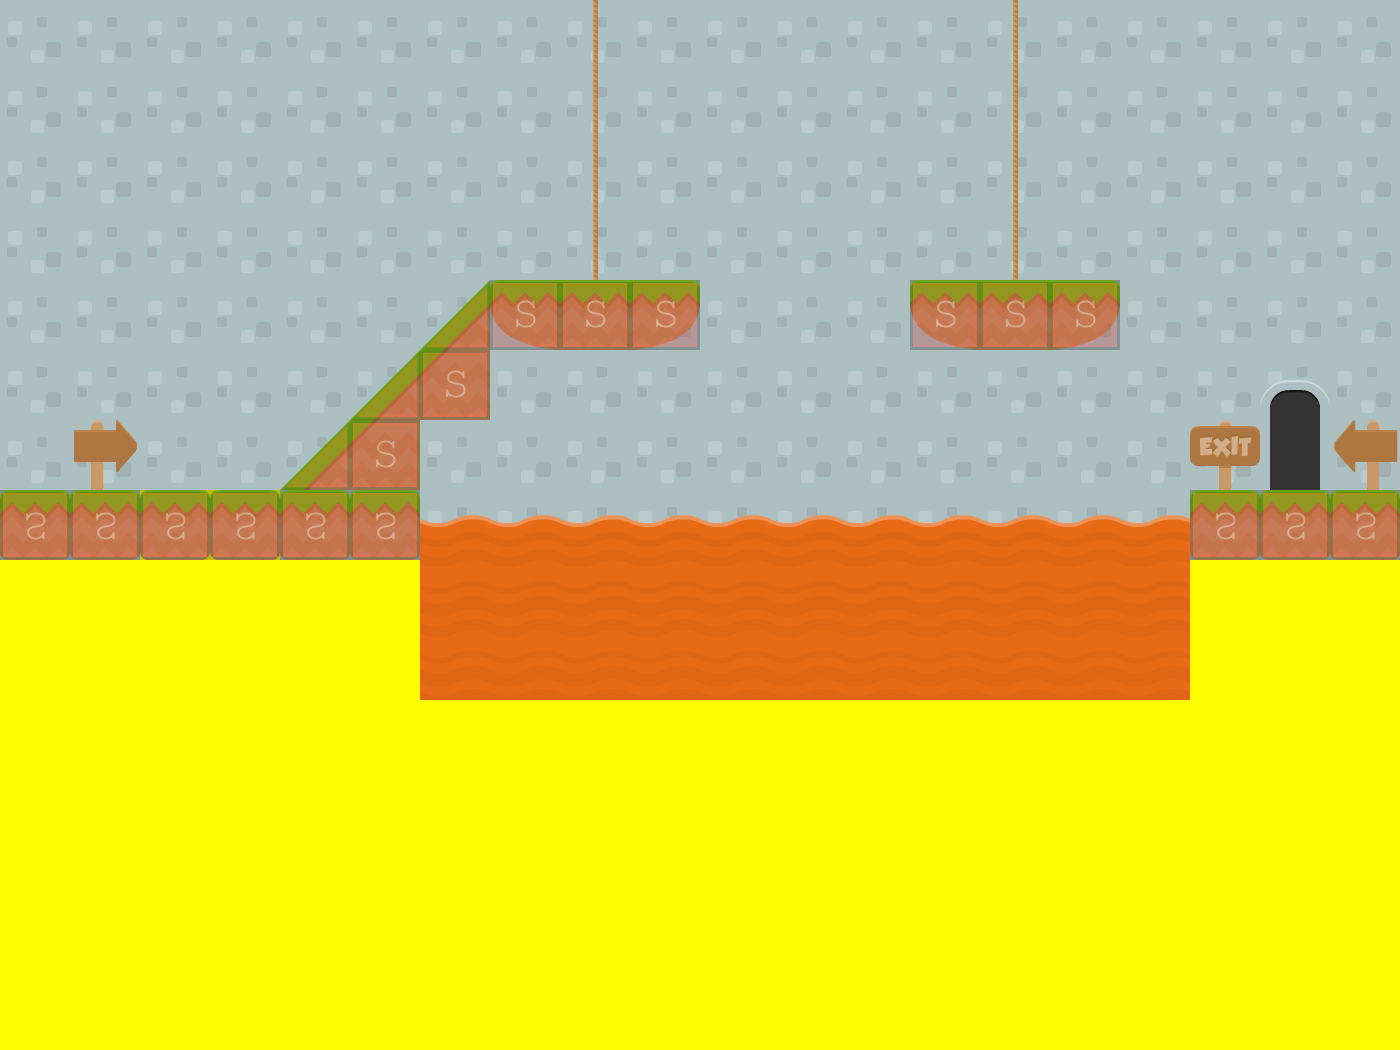

This game map was drawn from its Tiled (.tmx) file and the tilesets committed beside it. A one-line description and the trimmed map source follow:
An orthogonal 20x15 tile map with 70x70 px tiles, 5 tile layers (background3, background2, background1, collision, ...), 3 tilesets and 2 objects (solid).

<map version="1.0" orientation="orthogonal" renderorder="right-down" width="20" height="15" tilewidth="70" tileheight="70" backgroundcolor="#ffff00">
 <tileset firstgid="1" name="background-tiles" tilewidth="70" tileheight="70">
  <image source="../img/background-tiles.png" width="910" height="910" />
  <tile id="1">
   <properties>
    <property name="type" value="solid" />
   </properties>
  </tile>
  <tile id="47">
   <properties>
    <property name="type" value="solid" />
   </properties>
  </tile>
 </tileset>
 <tileset firstgid="170" name="meta-tiles" tilewidth="70" tileheight="70">
  <image source="../img/meta-tiles.png" width="350" height="70" />
  <tile id="1">
   <properties>
    <property name="type" value="lslope" />
   </properties>
  </tile>
  <tile id="4">
   <properties>
    <property name="type" value="solid" />
   </properties>
  </tile>
 </tileset>
 <tileset firstgid="175" name="item-spritesheet" tilewidth="70" tileheight="70">
  <image source="../img/item-spritesheet.png" width="560" height="560" />
 </tileset>
 <layer name="background3" width="20" height="15">
  <data>[300 cells, 0 non-empty, 0 distinct tile ids]</data>
 </layer>
 <layer name="background2" width="20" height="15">
  <data>[300 cells, 158 non-empty, 1 distinct tile ids]</data>
 </layer>
 <layer name="background1" width="20" height="15">
  <properties>
   <property name="type" value="solid" />
  </properties>
  <data>[300 cells, 63 non-empty, 11 distinct tile ids]</data>
 </layer>
 <layer name="collision" width="20" height="15" opacity="0.25">
  <data>[300 cells, 20 non-empty, 2 distinct tile ids]</data>
 </layer>
 <objectgroup color="#aaaa7f" name="Trigger-entities">
  <object x="536" y="156">
   <polyline points="0,0" />
  </object>
  <object name="levelTrigger" type="solid" x="1257" y="373" width="72" height="116">
   <properties>
    <property name="Level" value="Ultra Mario Level02" />
    <property name="xSpawn" value="400" />
    <property name="ySpawn" value="0" />
   </properties>
  </object>
 </objectgroup>
 <layer name="foreground1" width="20" height="15">
  <data>[300 cells, 3 non-empty, 3 distinct tile ids]</data>
 </layer>
</map>
